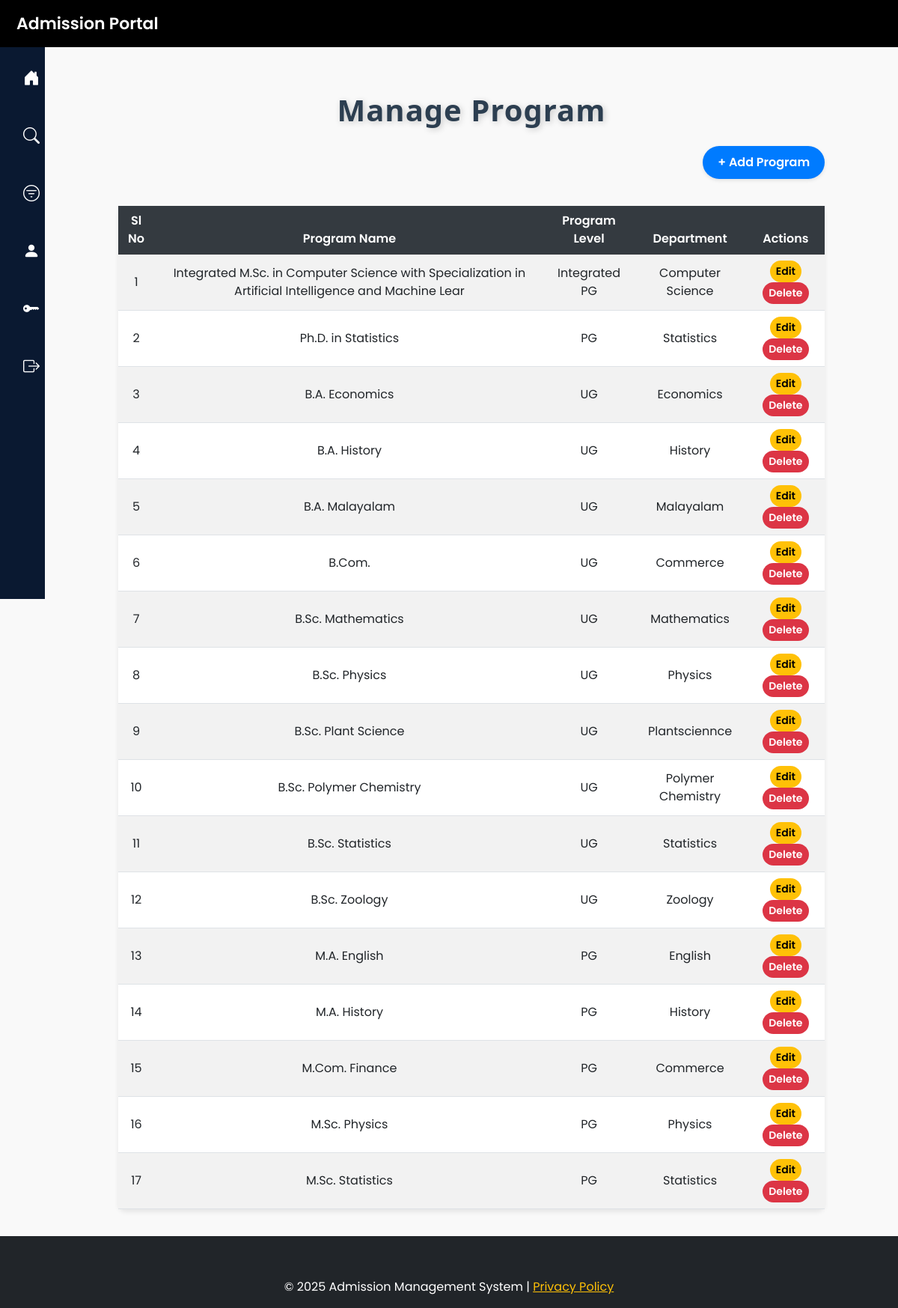
Screenshot of /manage_program with the database file from the repository.
### admission/models.py (models this page shows, shortened)
class Program(models.Model):
    program_name = models.CharField(max_length=100, unique=True)
    department = models.ForeignKey(Department, on_delete=models.SET_NULL, blank=True, null=True)  # ForeignKey to Department
    program_level = models.ForeignKey(ProgramLevel, on_delete=models.SET_NULL, blank=True, null=True)  # ForeignKey to ProgramLevel

class ProgramLevel(models.Model):
    level_name = models.CharField(max_length=100,default='UG')
    def __str__(self):
        return self.level_name

class Department(models.Model):
    dept_name = models.CharField(max_length=100, unique=True)
    def __str__(self):
        return self.dept_name

### admission/views.py (the view)
# urls.py: path('manage_program', views.manage_program, name='manage_program'),
def manage_program(request):
   programs = Program.objects.all()
   return render(request, 'manage_program.html', {'programs': programs})

### admission/context_processors.py (called while the page is built)
def user_groups(request):
    is_office = request.user.groups.filter(name='office').exists()
    is_hod = request.user.groups.filter(name='hod').exists()
    is_superuser = request.user.is_superuser
    return {
        'is_office': is_office,
        'is_hod': is_hod,
        'is_superuser': is_superuser
    }

### AMS/admission/templates/manage_program.html (shortened to what this page needs)
{% extends 'base.html' %}
{% block content %}
<div class="container">
    <div class="table-header d-flex flex-column align-items-center">
        <h2 class="mb-4">Manage Program</h2>
        <div class="w-100 d-flex justify-content-end mb-3">
            <a href="{% url 'add_program' %}" class="add-button">+ Add Program</a>
        </div>
    </div>
    <table class="table table-striped">
        <thead class="table-dark">
            <tr>
                <th>Sl No</th>
                <th>Program Name</th>
                <th>Program Level</th>
                <th>Department</th>
                <th>Actions</th>
            </tr>
        </thead>
        <tbody>
            {% for program in programs %}
            <tr>
                <td>{{ forloop.counter }}</td>
                <td>{{ program.program_name }}</td>
                <td>{{ program.program_level }}</td>
                <td>{{ program.department }}</td>
                <td>
                    <a href="{% url 'edit_program' program.id %}" class="btn btn-warning btn-sm">Edit</a>
                    <a href="{% url 'delete_program' program.id %}" class="btn btn-danger btn-sm">Delete</a>
                </td>
            </tr>
            {% empty %}
            <tr>
                <td colspan="5" class="text-center">No programs available.</td>
            </tr>
            {% endfor %}
        </tbody>
    </table>
</div>
{% endblock %}

### templates/base.html (style rules this page uses)
body { font-family: 'Poppins', sans-serif; background: #f4f4f4; display: flex; min-height: 100vh; flex-direction: column; }

### AMS/admission/templates/manage_program.html (style rules this page uses)
body { font-family: 'Poppins', sans-serif; background-color: #f9f9f9; }
.container { margin-top: 40px; max-width: 90%; }
.table-header h2 { font-size: 2.5rem; font-weight: 700; color: #2c3e50; margin: 0; text-align: center; text-shadow: 2px 2px 8px rgba(0, 0, 0, 0.2); letter-spacing: 1px; font-family: 'Segoe UI', Tahoma, Geneva, Verdana, sans-serif; margin-bottom: 30px; }
.add-button { padding: 10px 20px; font-weight: 600; border-radius: 25px; background-color: #007bff; color: white; text-decoration: none; box-shadow: 0 2px 5px rgba(0, 0, 0, 0.1); }
.table { background-color: #fff; border-radius: 10px; box-shadow: 0 4px 6px rgba(0, 0, 0, 0.08); }
.table th { background-color: #343a40; color: white; font-weight: 600; text-align: center; }
.table td { text-align: center; vertical-align: middle; }
.btn { border-radius: 20px; font-weight: 600; }
.btn-warning { background-color: #ffc107; border: none; }
.btn-danger { background-color: #dc3545; border: none; }
.table-header .add-button { margin-bottom: 20px; }

### rows the page displays
Program: program_name "Integrated M.Sc. in Computer Science with Specialization in Artificial Intelligence and Machine Lear", program_level "Integrated PG", department "Computer Science"
Program: program_name "Ph.D. in Statistics", program_level "PG", department "Statistics"
Program: program_name "B.A. Economics", program_level "UG", department "Economics"
Program: program_name "B.A. History", program_level "UG", department "History"
Program: program_name "B.A. Malayalam", program_level "UG", department "Malayalam"
Program: program_name "B.Com.", program_level "UG", department "Commerce"
Program: program_name "B.Sc. Mathematics", program_level "UG", department "Mathematics"
Program: program_name "B.Sc. Physics", program_level "UG", department "Physics"
Program: program_name "B.Sc. Plant Science", program_level "UG", department "Plantsciennce"
Program: program_name "B.Sc. Polymer Chemistry", program_level "UG", department "Polymer Chemistry"
Program: program_name "B.Sc. Statistics", program_level "UG", department "Statistics"
Program: program_name "B.Sc. Zoology", program_level "UG", department "Zoology"
Program: program_name "M.A. English", program_level "PG", department "English"
Program: program_name "M.A. History", program_level "PG", department "History"
Program: program_name "M.Com. Finance", program_level "PG", department "Commerce"
Program: program_name "M.Sc. Physics", program_level "PG", department "Physics"
Program: program_name "M.Sc. Statistics", program_level "PG", department "Statistics"
